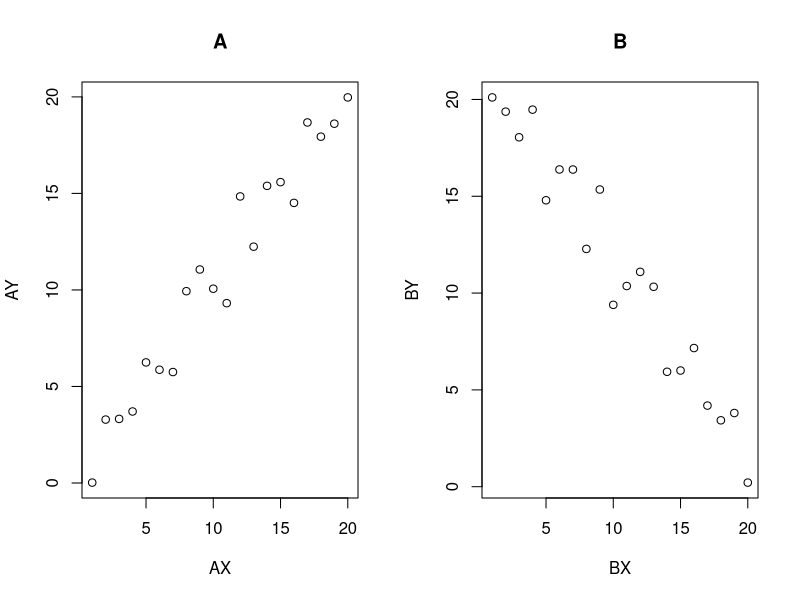

Reproduce this figure in R. (Note: this script raises an error after producing the figure.)
fakecor = read.delim("scatterplots.txt")
attach(fakecor)	

# Figure 1

png(file = "ch6.figure1.png", height = 900, width = 1800, units = "px",
    res = 200)

par(mfrow = c(1, 2))		
plot(AX, AY, main = "A")		
plot(BX, BY, main = "B")		
par(mfrow = c(1, 1))

dev.off()

# Figure 2

png(file = "ch6.figure2.png", height = 900, width = 1200, units = "px",
    res = 200)

plot(fd[,2:5])

dev.off()

# Figure 3
fd = read.delim("freqdur.txt")

png(file = "ch6.figure3.png", height = 900, width = 1200, units = "px",
    res = 200)

qqnorm(fd$Freq)
qqline(fd$Freq)

dev.off()

# Figure 4
png(file = "ch6.figure4.png", height = 900, width = 1200, units = "px",
    res = 200)

fd$LogFreq = log(fd$Freq)
qqnorm(fd$LogFreq)
qqline(fd$LogFreq)

dev.off()

# Figure 5
png(file = "ch6.figure5.png", height = 900, width = 1200, units = "px",
    res = 200)

plot(fd$LogFreq, fd$Dur, xlab = "Log Frequency", ylab = "Duration (ms)")

dev.off()